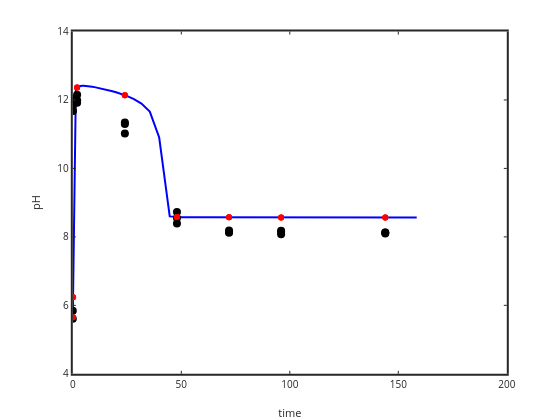

The notebook cell saved with this chart:
### Code cell
plot(time,pH,'b-','linewidth',2); ylabel('pH'); xlabel('time')
hold on
plot(sampletime,samplepH,'ko','markersize',8,'markerfacecolor','k')
set(gca,'linewidth',2)

yi = interp1 (time, pH, sampletime);
plot(sampletime,yi,'r.')

residual1=samplepH-yi;

### Figure 1 — Plotly figure (JSON) as saved in the notebook; plotly's stock layout.template omitted (floating-point values rounded to 4 significant figures)
{"data": [{"line": {"color": "rgb(0,0,255)", "dash": "solid", "width": 2}, "marker": {"color": "rgb(0,0,255)", "line": {"color": "rgb(0,0,255)"}, "size": 6, "symbol": "none"}, "mode": "lines", "name": "", "showlegend": false, "type": "scatter", "visibility": true, "x": [0, 0, 1.122, 1.259, 1.413, 1.585, 1.778, 1.995, 2.239, 2.512, 2.818, 3.162, 3.548, 3.981, 4.467, 5.012, 5.623, 6.31, 7.079, 7.943, 8.913, 10, 11.22, 12.59, 14.13, 15.85, 17.78, 19.95, 22.39, 25.12, 28.18, 31.62, 35.48, 39.81, 44.67, 50.12, 56.23, 63.1, 70.79, 79.43, 89.13, 100, 112.2, 125.9, 141.3, 158.5], "xaxis": "x", "y": [5.65, 5.65, 12.27, 12.29, 12.31, 12.33, 12.35, 12.37, 12.38, 12.39, 12.4, 12.41, 12.41, 12.41, 12.42, 12.42, 12.41, 12.41, 12.41, 12.4, 12.39, 12.38, 12.36, 12.34, 12.32, 12.29, 12.26, 12.23, 12.18, 12.11, 12.03, 11.89, 11.66, 10.9, 8.598, 8.573, 8.572, 8.571, 8.57, 8.569, 8.568, 8.567, 8.566, 8.565, 8.564, 8.563], "yaxis": "y"}, {"line": {"color": "rgb(0,0,0)", "width": 0.5}, "marker": {"color": "rgb(0,0,0)", "line": {"color": "rgb(0,0,0)"}, "size": 8, "symbol": "circle"}, "mode": "markers", "name": "", "showlegend": false, "type": "scatter", "visibility": true, "x": [0, 0.1, 2, 24, 48, 72, 96, 144, 0, 0.1, 2, 24, 48, 72, 96, 144, 0, 0.1, 2, 24, 48, 72, 96, 144], "xaxis": "x", "y": [5.84, 11.96, 11.99, 11.3, 8.73, 8.15, 8.15, 8.13, 5.61, 12.04, 12.15, 11.34, 8.55, 8.12, 8.08, 8.1, 11.84, 11.68, 11.92, 11.02, 8.39, 8.19, 8.18, 8.13], "yaxis": "y"}, {"line": {"color": "rgb(255,0,0)", "width": 0.5}, "marker": {"color": "rgb(255,0,0)", "line": {"color": "rgb(255,0,0)"}, "size": 6, "symbol": "circle"}, "mode": "markers", "name": "", "showlegend": false, "type": "scatter", "visibility": true, "x": [0, 0.1, 2, 24, 48, 72, 96, 144, 0, 0.1, 2, 24, 48, 72, 96, 144, 0, 0.1, 2, 24, 48, 72, 96, 144], "xaxis": "x", "y": [5.65, 6.24, 12.37, 12.14, 8.583, 8.57, 8.568, 8.564, 5.65, 6.24, 12.37, 12.14, 8.583, 8.57, 8.568, 8.564, 5.65, 6.24, 12.37, 12.14, 8.583, 8.57, 8.568, 8.564], "yaxis": "y"}], "layout": {"height": 420, "hovermode": "closest", "margin": {"b": 0, "l": 0, "r": 0, "t": 0}, "plot_bgcolor": "rgba(0,0,0,0)", "showlegend": false, "width": 560, "xaxis": {"anchor": "y", "autorange": false, "domain": [0.13, 0.905], "exponentformat": "none", "gridcolor": "rgba(38,38,38,0.15)", "gridwidth": 2, "linecolor": "rgb(38,38,38)", "linewidth": 2, "mirror": "ticks", "range": [0, 200], "showgrid": false, "showline": true, "side": "bottom", "spikedash": "solid", "spikemode": "across", "spikesides": false, "spikethickness": 1, "tickangle": 0, "tickcolor": "rgb(38,38,38)", "tickfont": {"color": "rgb(38,38,38)", "size": 10}, "ticklen": 3, "ticks": "inside", "ticktext": ["0", "50", "100", "150", "200"], "tickvals": [0, 50, 100, 150, 200], "title": {"font": {"color": "rgb(38,38,38)", "size": 11}, "text": "time"}, "type": "linear", "visible": true, "zeroline": false}, "yaxis": {"anchor": "x", "autorange": false, "domain": [0.11, 0.925], "exponentformat": "none", "gridcolor": "rgba(38,38,38,0.15)", "gridwidth": 2, "linecolor": "rgb(38,38,38)", "linewidth": 2, "mirror": "ticks", "range": [4, 14], "showgrid": false, "showline": true, "side": "left", "spikedash": "solid", "spikemode": "across", "spikesides": false, "spikethickness": 1, "tickangle": 0, "tickcolor": "rgb(38,38,38)", "tickfont": {"color": "rgb(38,38,38)", "size": 10}, "ticklen": 3, "ticks": "inside", "ticktext": ["4", "6", "8", "10", "12", "14"], "tickvals": [4, 6, 8, 10, 12, 14], "title": {"font": {"color": "rgb(38,38,38)", "size": 11}, "text": "pH"}, "type": "linear", "visible": true, "zeroline": false}}}
